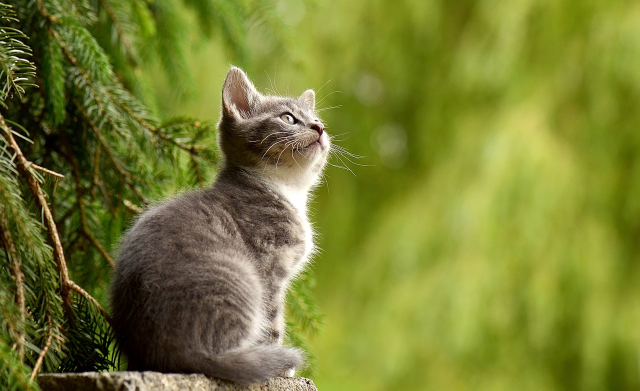
#> input picture Photos/cat2.jpg, 1280 x 781 px (shown at 1/2 size)
$ python histogram.py
#> lines starting #> are read from the running program, lines starting #| are printed output that depends on the picture; after the words box and inside, x2 and y2 are one past the last pixel; in counts of white or black regions, pixels touching at a corner belong together
#> further down, first_img is the input picture: shape (781, 1280, 3); mean B, G, R 49.7, 125.8, 119.2
import cv2 as cv
import numpy as np
import matplotlib.pyplot as plt

def rescaleFrame(frame, scale = 0.6):
#> called with scale = 0.6
    width = int(frame.shape[1] * scale)
#> width = 768
    height = int(frame.shape[0] * scale)
#> height = 468
    dimensions = (width,height)
#> dimensions = (768, 468)

    return cv.resize(frame, dimensions, interpolation= cv.INTER_AREA)
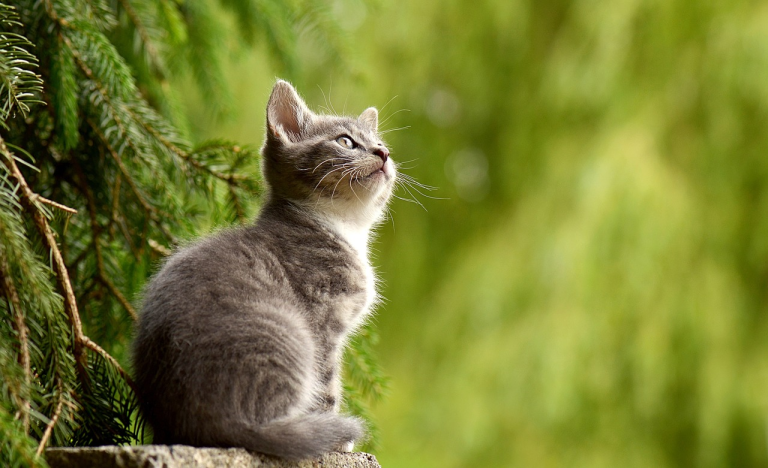
#> returned value: shape (468, 768, 3); mean of channels 0, 1, 2 49.7, 125.8, 119.2; drawn as B, G, R

first_img = cv.imread('Photos/cat2.jpg')
img = rescaleFrame(first_img)
cv.imshow('cat', img)

blank = np.zeros(img.shape[0:2], dtype= 'uint8')

#grayscale histogram ----------------

# gray = cv.cvtColor(img, cv.COLOR_BGR2GRAY)


# mask = cv.bitwise_and(gray, gray, mask=circle)
# cv.imshow('mask', mask)

# grayscale histogram / compute the histogram for the imagine that is passed. image is in list so we pass a list into the function

# gray_histogram = cv.calcHist([gray], [0], mask, [256], [0, 256])

# plt.figure()    #instantiate
# plt.title('Grayscale Histogram')    #name of the plot
# plt.xlabel('Bins')      #x axis label
# plt.ylabel('No. of pixels')     #y axis label
# plt.plot(gray_histogram)
# plt.xlim([0,256])       #x axis limit
# plt.show()

#color histogram --------------------------

height = img.shape[0]//2
#> height = 234
width = img.shape[1]//2
#> width = 384

mask = cv.circle(blank, (width, height), 100, (255, 255, 255), -1)
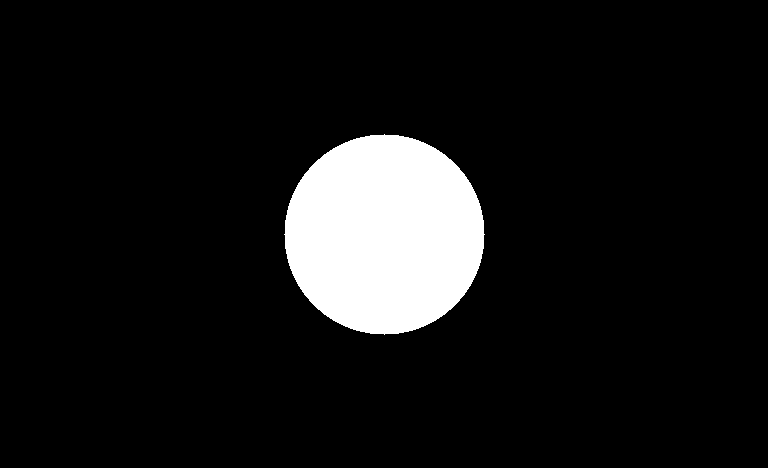
#> blank: shape (468, 768); 8.7% white; 1 white region, box (x1, y1, x2, y2) and area: (284, 134, 485, 335) 31417

masked = cv.bitwise_and(img, img, mask=mask)
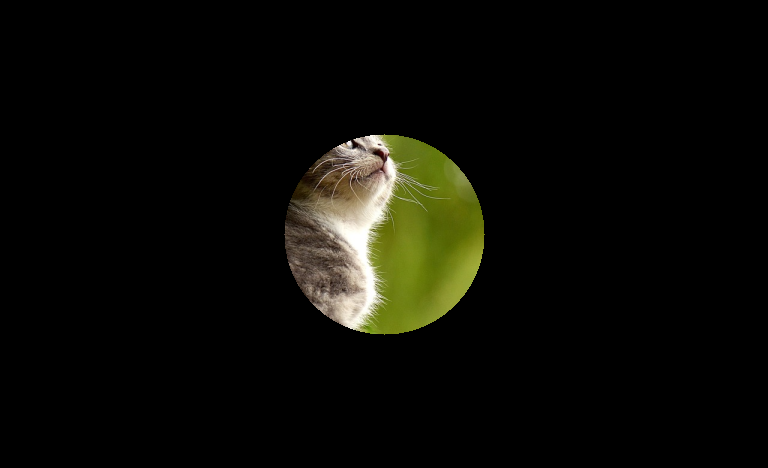
#> masked: shape (468, 768, 3); mean B, G, R 6, 11.4, 11.3
cv.imshow('mask', masked)

plt.figure()    #instantiate
plt.title('Color Histogram')    #name of the plot
plt.xlabel('Bins')      #x axis label
plt.ylabel('No. of pixels')     #y axis label

colors = ('b', 'g', 'r')    #tuple of elements of color
for i, col in enumerate(colors):
    hist = cv.calcHist([img], [i], None, [256], [0, 256])
    plt.plot(hist, color = col)
    plt.xlim([0, 256])

plt.show()
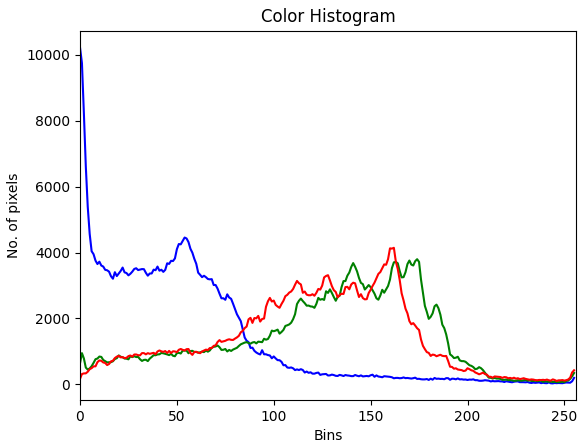
#> figure drawn by matplotlib, 1 panel; curve peaks at x = 0, y = 10230; curve peaks at x = 174, y = 3800; curve peaks at x = 162, y = 4146

cv.waitKey(0)

$ run again, with Photos/whamen.jpg copied over Photos/cat2.jpg
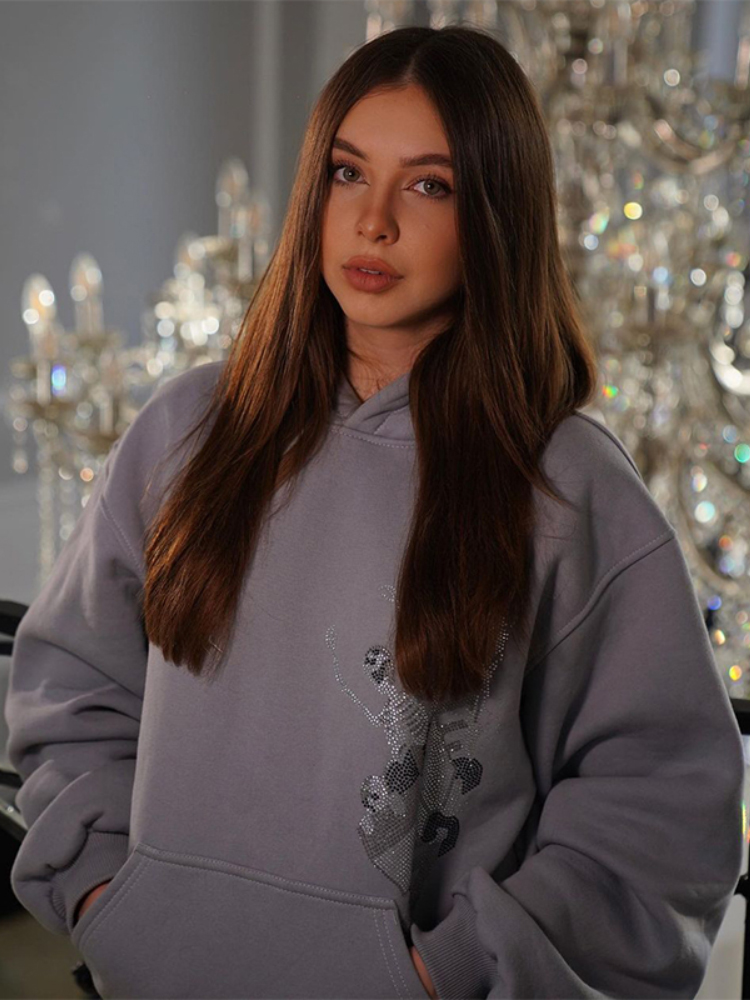
#> input picture Photos/whamen.jpg, 750 x 1000 px
#> first_img is the input picture: shape (1000, 750, 3); mean B, G, R 78.1, 81.2, 92.7
#> `mask = cv.circle(blank, (width, height), 100, (255, 255, 255), -1)`:
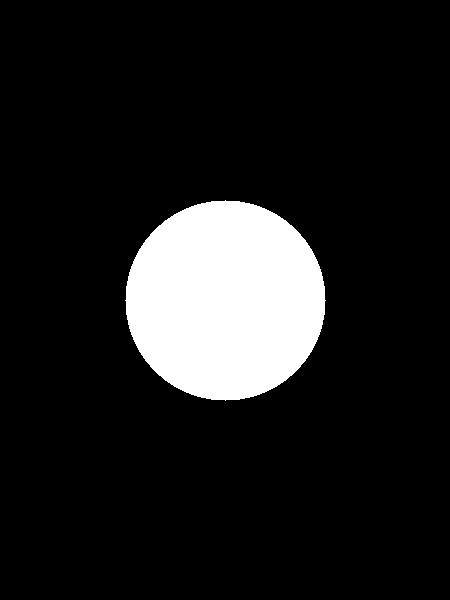
#> blank: shape (600, 450); 11.6% white; 1 white region, box (x1, y1, x2, y2) and area: (125, 200, 326, 401) 31417
#> `plt.show()`:
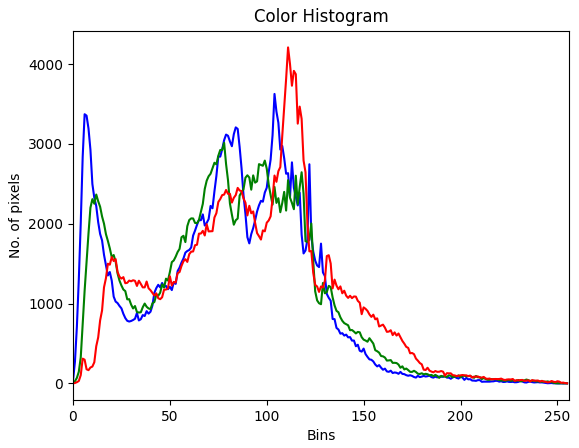
#> figure drawn by matplotlib, 1 panel; curve peaks at x = 104, y = 3626; curve peaks at x = 78, y = 3014; curve peaks at x = 111, y = 4209
